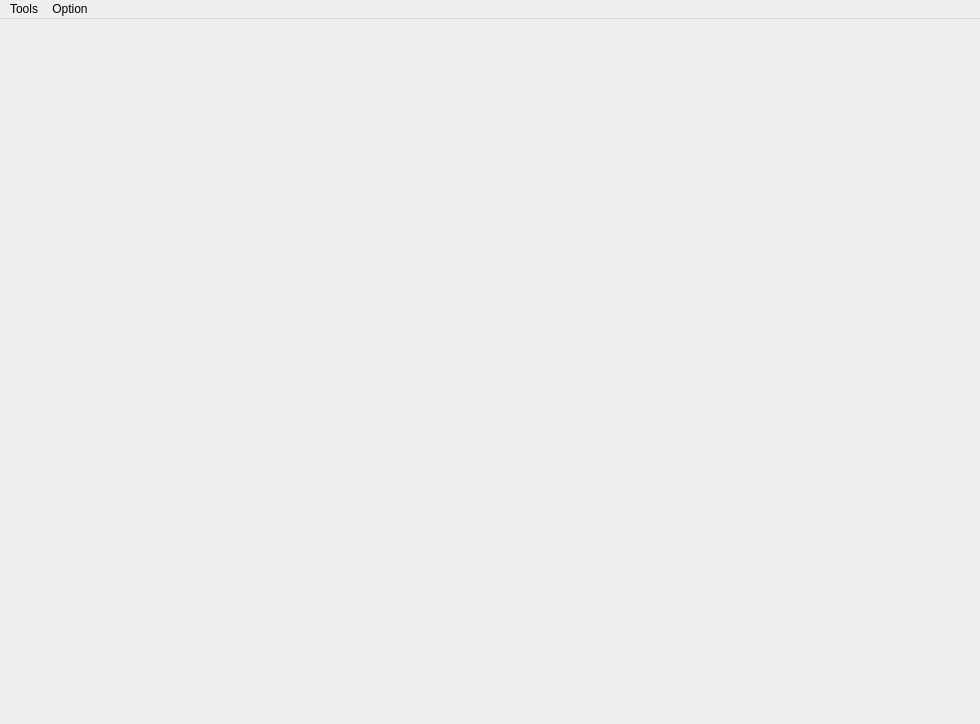
<?xml version="1.0" encoding="UTF-8"?>
<ui version="4.0">
 <class>ICEHelper</class>
 <widget class="QMainWindow" name="ICEHelper">
  <property name="geometry">
   <rect>
    <x>0</x>
    <y>0</y>
    <width>980</width>
    <height>724</height>
   </rect>
  </property>
  <property name="minimumSize">
   <size>
    <width>850</width>
    <height>700</height>
   </size>
  </property>
  <property name="windowTitle">
   <string>ICE Helper</string>
  </property>
  <widget class="QWidget" name="centralwidget">
   <layout class="QGridLayout" name="gridLayout">
    <item row="0" column="0">
     <widget class="QStackedWidget" name="stackedWidget">
      <widget class="QWidget" name="page"/>
      <widget class="QWidget" name="page_2"/>
     </widget>
    </item>
   </layout>
  </widget>
  <widget class="QMenuBar" name="menuBar">
   <property name="geometry">
    <rect>
     <x>0</x>
     <y>0</y>
     <width>980</width>
     <height>21</height>
    </rect>
   </property>
   <widget class="QMenu" name="menuTools">
    <property name="title">
     <string>Tools</string>
    </property>
    <addaction name="actionBMI"/>
   </widget>
   <widget class="QMenu" name="menuOption">
    <property name="title">
     <string>Option</string>
    </property>
    <addaction name="actionExcelColFilter"/>
   </widget>
   <addaction name="menuTools"/>
   <addaction name="menuOption"/>
  </widget>
  <action name="actionopen">
   <property name="text">
    <string>open</string>
   </property>
  </action>
  <action name="actionBMI">
   <property name="text">
    <string>BMI</string>
   </property>
  </action>
  <action name="actionExcelColFilter">
   <property name="text">
    <string>ExcelColFilter</string>
   </property>
  </action>
 </widget>
 <resources/>
 <connections/>
</ui>
